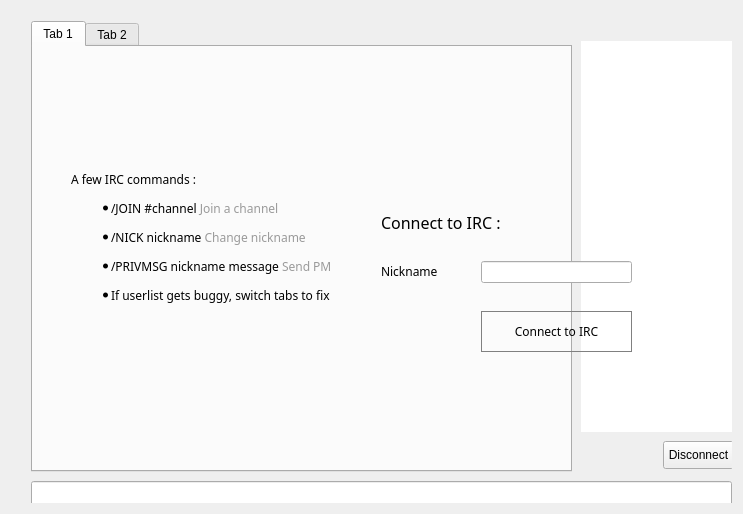
<?xml version="1.0" encoding="UTF-8"?>
<ui version="4.0">
 <class>ChatWindowOldClass</class>
 <widget class="QWidget" name="ChatWindowOldClass">
  <property name="geometry">
   <rect>
    <x>0</x>
    <y>0</y>
    <width>743</width>
    <height>514</height>
   </rect>
  </property>
  <layout class="QGridLayout" name="gridLayout">
   <item row="0" column="0">
    <widget class="QWidget" name="widget_2" native="true">
     <widget class="QWidget" name="splitter" native="true">
      <property name="enabled">
       <bool>true</bool>
      </property>
      <property name="geometry">
       <rect>
        <x>10</x>
        <y>10</y>
        <width>721</width>
        <height>501</height>
       </rect>
      </property>
      <property name="styleSheet">
       <string notr="true"/>
      </property>
      <widget class="QTabWidget" name="tab">
       <property name="geometry">
        <rect>
         <x>10</x>
         <y>0</y>
         <width>541</width>
         <height>451</height>
        </rect>
       </property>
       <property name="styleSheet">
        <string notr="true"/>
       </property>
       <property name="tabShape">
        <enum>QTabWidget::Rounded</enum>
       </property>
       <property name="currentIndex">
        <number>0</number>
       </property>
       <property name="tabsClosable">
        <bool>false</bool>
       </property>
       <widget class="QWidget" name="widget_4">
        <attribute name="title">
         <string>Tab 1</string>
        </attribute>
       </widget>
       <widget class="QWidget" name="tab_5">
        <attribute name="title">
         <string>Tab 2</string>
        </attribute>
       </widget>
      </widget>
      <widget class="QLineEdit" name="lineEdit">
       <property name="geometry">
        <rect>
         <x>10</x>
         <y>460</y>
         <width>701</width>
         <height>30</height>
        </rect>
       </property>
       <property name="sizePolicy">
        <sizepolicy hsizetype="Fixed" vsizetype="Fixed">
         <horstretch>0</horstretch>
         <verstretch>0</verstretch>
        </sizepolicy>
       </property>
       <property name="maximumSize">
        <size>
         <width>16777215</width>
         <height>30</height>
        </size>
       </property>
      </widget>
      <widget class="QListView" name="userView">
       <property name="geometry">
        <rect>
         <x>560</x>
         <y>20</y>
         <width>161</width>
         <height>391</height>
        </rect>
       </property>
       <property name="minimumSize">
        <size>
         <width>0</width>
         <height>300</height>
        </size>
       </property>
       <property name="styleSheet">
        <string notr="true">border-radius:10px;</string>
       </property>
      </widget>
      <widget class="QPushButton" name="disconnect">
       <property name="geometry">
        <rect>
         <x>642</x>
         <y>420</y>
         <width>71</width>
         <height>28</height>
        </rect>
       </property>
       <property name="text">
        <string>Disconnect</string>
       </property>
      </widget>
     </widget>
     <widget class="QWidget" name="hide3" native="true">
      <property name="geometry">
       <rect>
        <x>0</x>
        <y>0</y>
        <width>741</width>
        <height>511</height>
       </rect>
      </property>
      <property name="styleSheet">
       <string notr="true">font-family:Proxima Nova Rg;</string>
      </property>
      <widget class="QWidget" name="layoutWidget">
       <property name="geometry">
        <rect>
         <x>10</x>
         <y>6</y>
         <width>731</width>
         <height>41</height>
        </rect>
       </property>
       <layout class="QHBoxLayout" name="hide1">
        <property name="spacing">
         <number>7</number>
        </property>
       </layout>
      </widget>
      <widget class="QLabel" name="label_2">
       <property name="geometry">
        <rect>
         <x>60</x>
         <y>160</y>
         <width>291</width>
         <height>211</height>
        </rect>
       </property>
       <property name="text">
        <string>&lt;html&gt;&lt;head/&gt;&lt;body&gt;&lt;p&gt;A few IRC commands :&lt;/p&gt;&lt;ul style=&quot;margin-top: 0px; margin-bottom: 0px; margin-left: 0px; margin-right: 0px; -qt-list-indent: 1;&quot;&gt;&lt;li style=&quot; margin-top:12px; margin-bottom:12px; margin-left:0px; margin-right:0px; -qt-block-indent:0; text-indent:0px;&quot;&gt;/JOIN #channel &lt;span style=&quot; color:#9a9a9a;&quot;&gt;Join a channel&lt;/span&gt;&lt;/li&gt;&lt;li style=&quot; margin-top:12px; margin-bottom:12px; margin-left:0px; margin-right:0px; -qt-block-indent:0; text-indent:0px;&quot;&gt;/NICK nickname &lt;span style=&quot; color:#9a9a9a;&quot;&gt;Change nickname&lt;/span&gt;&lt;/li&gt;&lt;li style=&quot; margin-top:12px; margin-bottom:12px; margin-left:0px; margin-right:0px; -qt-block-indent:0; text-indent:0px;&quot;&gt;/PRIVMSG nickname message &lt;span style=&quot; color:#9a9a9a;&quot;&gt;Send PM &lt;/span&gt;&lt;/li&gt;&lt;li style=&quot; margin-top:0px; margin-bottom:0px; margin-left:0px; margin-right:0px; -qt-block-indent:0; text-indent:0px;&quot;&gt;If userlist gets buggy, switch tabs to fix&lt;/li&gt;&lt;/ul&gt;&lt;/body&gt;&lt;/html&gt;</string>
       </property>
       <property name="alignment">
        <set>Qt::AlignLeading|Qt::AlignLeft|Qt::AlignTop</set>
       </property>
      </widget>
      <widget class="QLineEdit" name="editPseudo">
       <property name="geometry">
        <rect>
         <x>470</x>
         <y>250</y>
         <width>151</width>
         <height>22</height>
        </rect>
       </property>
       <property name="text">
        <string/>
       </property>
      </widget>
      <widget class="QLabel" name="label_5">
       <property name="geometry">
        <rect>
         <x>370</x>
         <y>250</y>
         <width>61</width>
         <height>21</height>
        </rect>
       </property>
       <property name="text">
        <string>Nickname</string>
       </property>
      </widget>
      <widget class="QPushButton" name="buttonConnect">
       <property name="geometry">
        <rect>
         <x>470</x>
         <y>300</y>
         <width>151</width>
         <height>41</height>
        </rect>
       </property>
       <property name="styleSheet">
        <string notr="true">border-radius:40px;border:1px solid grey</string>
       </property>
       <property name="text">
        <string>Connect to IRC</string>
       </property>
      </widget>
      <widget class="QLabel" name="label_10">
       <property name="geometry">
        <rect>
         <x>370</x>
         <y>200</y>
         <width>161</width>
         <height>21</height>
        </rect>
       </property>
       <property name="text">
        <string>&lt;html&gt;&lt;head/&gt;&lt;body&gt;&lt;p&gt;&lt;span style=&quot; font-size:12pt;&quot;&gt;Connect to IRC :&lt;/span&gt;&lt;/p&gt;&lt;/body&gt;&lt;/html&gt;</string>
       </property>
      </widget>
     </widget>
    </widget>
   </item>
  </layout>
  <action name="actionQuit">
   <property name="text">
    <string>Quitter</string>
   </property>
   <property name="shortcut">
    <string>Ctrl+Q</string>
   </property>
  </action>
  <action name="actionCloseTab">
   <property name="text">
    <string>Fermer l'onglet</string>
   </property>
  </action>
 </widget>
 <layoutdefault spacing="6" margin="11"/>
 <resources/>
 <connections/>
</ui>
